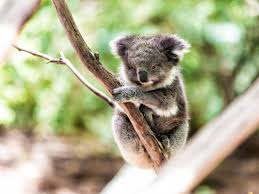
#> input picture toolset_test/koala.png, 259 x 194 px
$ python tag_image.py
#> lines starting #> are read from the running program, lines starting #| are printed output that depends on the picture
import cv2
import numpy as np

print(cv2.__version__)
img = cv2.imread('../toolset_test/koala.png')   # (h, w, c)
#> img is the input picture: shape (194, 259, 3); mean B, G, R 141.7, 173.8, 174.8
(h, w) = img.shape[:2]
#> h = 194; w = 259

(startX, startY, endX, endY) = np.array([w/2-10, h/2-10, w/2+10, h/2+10]).astype('int')
#> startX = 119; startY = 87; endX = 139; endY = 107

cv2.rectangle(img, (startX, startY), (endX, endY), (0, 0, 255), 2)
cv2.putText(img, 'koala', (startX - 10, startY - 10), cv2.FONT_HERSHEY_SIMPLEX, 0.45, (0, 0, 225), 2)
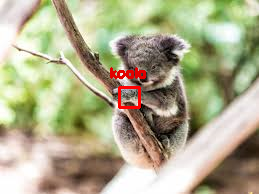
#> img: shape (194, 259, 3); mean B, G, R 140.5, 172.4, 175.7

cv2.imshow('Image', img)
cv2.waitKey(0)
